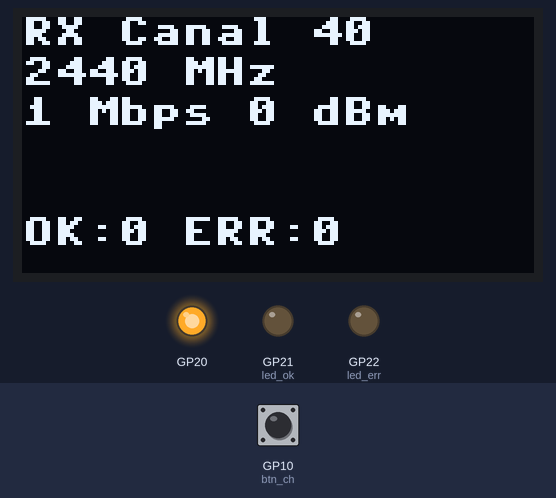
Recording of a program running on a simulated Raspberry Pi Pico running MicroPython. Shown: 128×64 one-colour display, output pins drawn as LEDs (lit = HIGH). The test bench sets the inputs (shaded band); at power-on: GP10 (btn_ch) HIGH. No radio messages arrive unless stated (any console line starting 'radio sent:' is added by the test bench); library files of the repository ran but are not shown: nrf24.py; pins used as bus, display or sensor lines are not drawn; what the program prints to the serial console is not drawn.

Above: at 3.3 s.
3.4 s: GP10 (btn_ch) pulled LOW for 0.15 s
At 4.7 s:
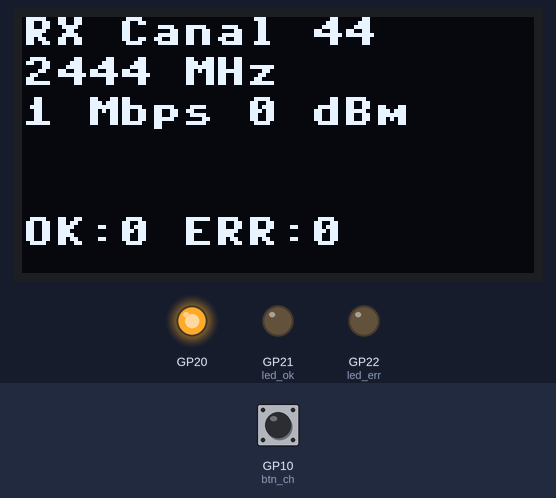
5.0 s: GP10 (btn_ch) pulled LOW for 1 s
At 6.3 s:
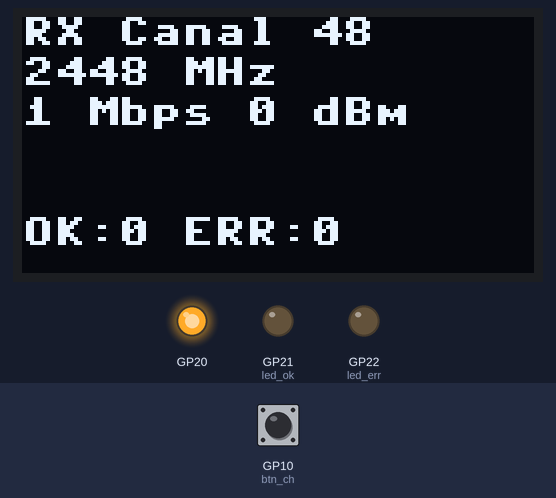
7.5 s: GP10 (btn_ch) pulled LOW for 0.15 s
At 8.1 s:
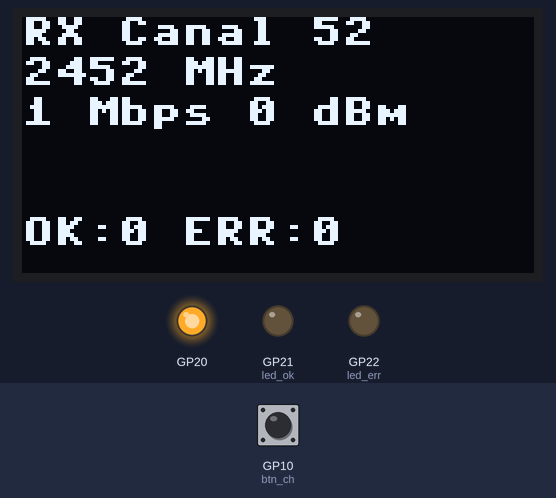
9.1 s: GP10 (btn_ch) pulled LOW for 1 s
At 10.6 s:
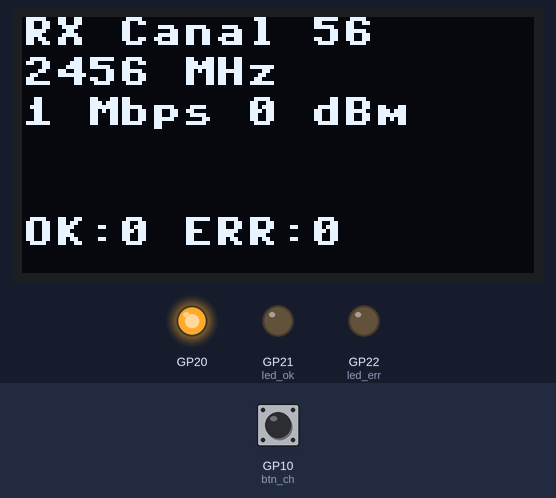
Timing chart, 0 to 12.1 s (numbered marks = the images above; inputs shaded):
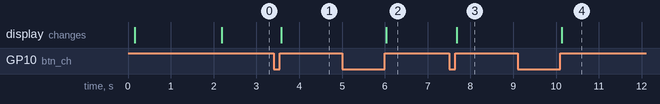

The program:

main_rx.py
```python
# main_rx.py -> guardar como main.py en la Pico 2 (RECEPTOR)
# Necesita en la Pico: nrf24.py y ssd1306.py
from machine import Pin, SPI, I2C
import time
import ssd1306
from nrf24 import NRF24, RATES, POWER_DBM

# ---------- Configuración (debe coincidir con el transmisor) ----------
CHANNEL  = 40
POWER    = 3
RATE     = 1
CH_STEP  = 4
AUTO_ACK = True
CHUNK    = 28

# ---------- Hardware ----------
i2c  = I2C(0, sda=Pin(4), scl=Pin(5), freq=400000)
oled = ssd1306.SSD1306_I2C(128, 64, i2c)
spi  = SPI(0, baudrate=1_000_000, polarity=0, phase=0,
           sck=Pin(18), mosi=Pin(19), miso=Pin(16))
radio = NRF24(spi, csn=17, ce=20, channel=CHANNEL, power=POWER,
              rate=RATE, auto_ack=AUTO_ACK)

btn_ch  = Pin(10, Pin.IN, Pin.PULL_UP)    # cambia canal
btn_pwr = Pin(11, Pin.IN, Pin.PULL_UP)    # cambia potencia (la del ACK)
led_ok  = Pin(21, Pin.OUT)                # mensaje completo recibido
led_err = Pin(22, Pin.OUT)                # paquete fuera de secuencia

buf = b""
expect = 0
rx_ok = 0
rx_err = 0
last_text = ""


def pressed(pin):
    if pin.value() == 0:
        time.sleep_ms(30)
        if pin.value() == 0:
            while pin.value() == 0:
                time.sleep_ms(10)
            return True
    return False


def show():
    oled.fill(0)
    oled.text("RX Canal %d" % radio.channel, 0, 0)
    oled.text("%d MHz" % radio.freq_mhz, 0, 10)
    oled.text("%s %d dBm" % (RATES[radio.rate], POWER_DBM[radio.power]), 0, 20)
    oled.text(last_text[0:16], 0, 30)
    oled.text(last_text[16:32], 0, 40)
    oled.text("OK:%d ERR:%d" % (rx_ok, rx_err), 0, 50)
    oled.show()


def handle(pkt):
    """Reensambla el mensaje. Devuelve el texto completo o None."""
    global buf, expect, rx_err
    idx, seq, total, n = pkt[0], pkt[1], pkt[2], pkt[3]
    if n > CHUNK or total == 0 or seq >= total:
        rx_err += 1
        return None
    data = pkt[4:4 + n]
    if seq == 0:
        buf, expect = data, 1
    elif seq == expect:
        buf += data
        expect += 1
    else:                                   # se perdió un fragmento
        buf, expect = b"", 0
        rx_err += 1
        return None
    if seq == total - 1:
        expect = 0
        try:
            return buf.decode()
        except Exception:
            rx_err += 1
            return None
    return None


# ---------- Mensaje de inicio ----------
oled.fill(0)
oled.text("Lab Comunicacion", 0, 8)
oled.text("Digital Inalamb.", 0, 20)
oled.text("GFSK - NRF24L01", 0, 32)
oled.text("Receptor", 0, 48)
oled.show()
print("Receptor listo | canal", radio.channel, "|",
      RATES[radio.rate], "|", POWER_DBM[radio.power], "dBm")
time.sleep(2)

radio.start_listening()
show()

# ---------- Bucle principal ----------
while True:
    if pressed(btn_ch):
        radio.stop_listening()
        rb = radio.set_channel((radio.channel + CH_STEP) % 126)
        radio.start_listening()
        print("RF_CH =", rb)
        show()

    if pressed(btn_pwr):
        radio.stop_listening()
        radio.set_power((radio.power + 1) % 4)
        radio.start_listening()
        show()

    if radio.any():
        pkt = radio.recv()
        err_antes = rx_err
        text = handle(pkt)
        if text is not None:
            rx_ok += 1
            last_text = text
            print("Recibido:", text)
            led_ok.on()
            show()
            time.sleep_ms(100)
            led_ok.off()
        elif rx_err != err_antes:
            led_err.on()
            show()
            time.sleep_ms(100)
            led_err.off()

    time.sleep_ms(2)
```

Measured:
- after the input at 3.4 s, the display: changes after 0.18 s (image 1)
- after the input at 5.0 s, the display: changes after 1.0 s (image 2)
- after the input at 7.5 s, the display: changes after 0.18 s (image 3)
- after the input at 9.1 s, the display: changes after 1.0 s (image 4)
